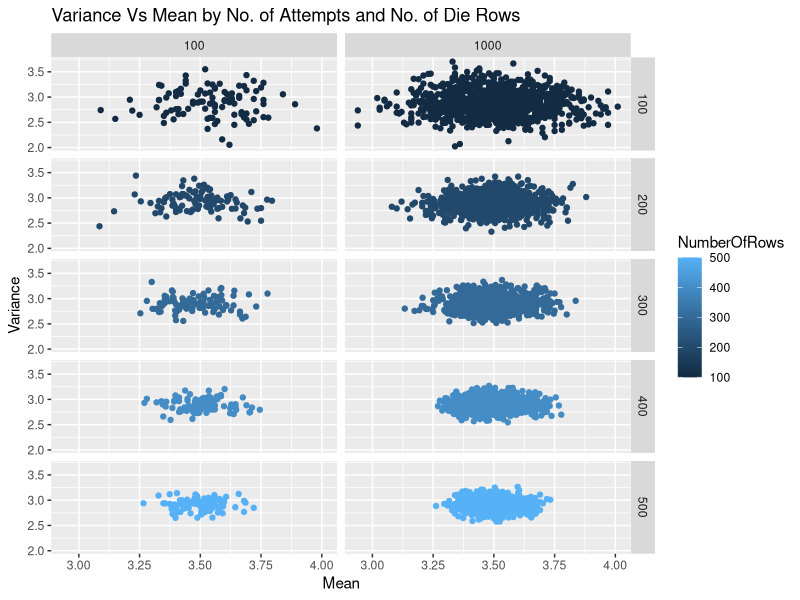

R code for this plot:
## ---- chunk 1
dieRow <- function(numOfRow) { 
  sample(c(1,2,3,4,5,6), numOfRow, replace = TRUE)
};
## ---- chunk 2
biasedVariance <- function(randomVariable) {
  sum((randomVariable - mean(randomVariable))^2) / length(randomVariable)
};
## ---- chunk 3
unbiasedVariance <- function(randomVariable) {
  sum((randomVariable - mean(randomVariable))^2) / (length(randomVariable) - 1)
};
## ---- chunk 4
run <- function(numOfAttempts, numOfRow, print = TRUE) {
  DATA <- data.frame(Mean = c(), Variance = c(), NumberOfRows = c(), NumberOfAttempts = c());
  
  for (m in numOfAttempts) {
    for (n in numOfRow) {
      
      sample_ <- matrix(dieRow(n * m), m);
      mean_ <- rowMeans(sample_);
      biasedVariance_ <- apply(sample_, 1, function(eachRow) { biasedVariance(eachRow) });
      data_ = cbind(mean_, biasedVariance_, n, m);
      DATA <- rbind(DATA, data_);
      
    }
  }
  
  colnames(DATA) <- c("Mean", "Variance", "NumberOfRows", "NumberOfAttempts");
  
  library(ggplot2)
  PLOT <- ggplot(DATA, aes(x = Mean, y = Variance, color = NumberOfRows), width = 1000);
  PLOT <- PLOT + geom_point() + facet_grid(NumberOfRows ~ NumberOfAttempts);
  PLOT <- PLOT + labs(title = "Variance Vs Mean by No. of Attempts and No. of Die Rows")
  
  if (print) {
    print(PLOT);  
  } else {
    str(DATA); 
  }
}
## ---- chunk 5
run(c(100, 1000), seq(from = 100, to = 500, by = 100));
